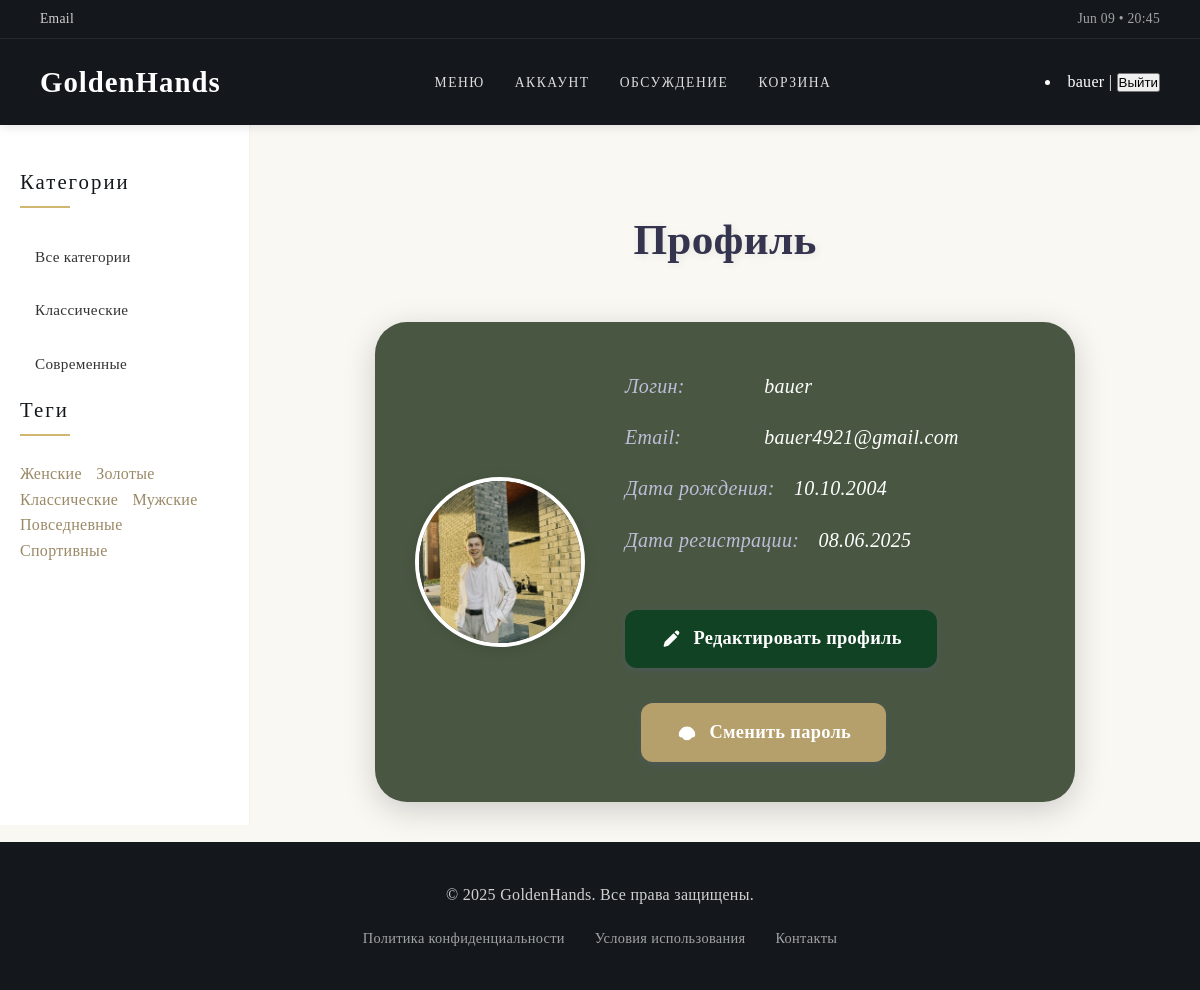
/users/profile/ (signed in), run on the app's committed database.
### users/models.py (models this page shows)
class User(AbstractUser):
    date_birth = models.DateField(null=True, blank=True)
    photo = models.ImageField(upload_to='users/%Y/%m/%d/', blank=True)

### WebApp/models.py (models this page shows, shortened)
class Category(models.Model):
    name = models.CharField('Название', max_length=100)
    slug = models.SlugField('URL', max_length=100, unique=True)
    class Meta:
        verbose_name = 'Категория'
        verbose_name_plural = 'Категории'
        ordering = ['name']

class Tag(models.Model):
    name = models.CharField('Название', max_length=100, db_index=True)
    slug = models.SlugField('URL', max_length=255, unique=True, db_index=True)
    class Meta:
        verbose_name = 'Тег'
        verbose_name_plural = 'Теги'
        ordering = ['name']

### users/views.py (the view, shortened to what this page needs)
# urls.py: path('profile/', ProfileUser.as_view(), name='profile'),
class ProfileUser(LoginRequiredMixin, UpdateView):
    model = User
    form_class = ProfileUserForm
    template_name = 'users/profile.html'
    extra_context = {'title': 'Профиль'}
    def get_context_data(self, **kwargs):
        context = super().get_context_data(**kwargs)
        context['default_image'] = settings.MEDIA_URL + 'users/default.png'
        return context
    def get_object(self):
        return self.request.user

### WebApp/templatetags/watch_tags.py (called while the page is built)
@register.inclusion_tag('list_categories.html')
def show_categories(cat_selected=0):
    cats = Category.objects.all()
    return {'cats': cats, 'cat_selected': cat_selected}

@register.inclusion_tag('list_tags.html')
def show_tags():
    tags = Tag.objects.annotate(total=Count('watches')).filter(total__gt=0)
    return {'tags': tags}

### WebProgramming/context_processors.py (called while the page is built)
def current_time(request):
    return {'current_time': datetime.now().strftime("%b %d • %H:%M")}

### users/context_processors.py (called while the page is built)
def get_women_context(request):
    return {'mainmenu': menu}

### users/templates/users/profile.html (shortened to what this page needs)
{% extends 'base.html' %}
{% load static %}
{% block extra_head %}
    <link rel="stylesheet" href="{% static 'css/users.css' %}">
{% endblock %}
{% block content %}
<div class="profile-title">Профиль</div>
{% if request.GET.edit %}
<div class="profile-card-bg">
    <div>
        {% if user.photo %}
            <img src="{{ user.photo.url }}" class="profile-avatar" alt="Фото профиля">
        {% else %}
            <img src="{{ default_image }}" class="profile-avatar" alt="Фото профиля">
        {% endif %}
    </div>
    <div class="profile-info">
        <form method="post" enctype="multipart/form-data" class="profile-form">
            {% csrf_token %}
            {% for field in form %}
                <label for="{{ field.id_for_label }}">{{ field.label }}</label>
                {{ field }}
                {% if field.help_text %}<small style="color:#bdbdd7;">{{ field.help_text }}</small>{% endif %}
                {% if field.errors %}
                    <div class="error-message">{{ field.errors }}</div>
                {% endif %}
            {% endfor %}
            <button type="submit" class="btn-black">Сохранить</button>
            <a href="{% url 'users:profile' %}" class="btn-link" style="margin-left:2rem;">Отмена</a>
        </form>
    </div>
</div>
{% else %}
<div class="profile-card-bg">
    <div>
        {% if user.photo %}
            <img src="{{ user.photo.url }}" class="profile-avatar" alt="Фото профиля">
        {% else %}
            <img src="{{ default_image }}" class="profile-avatar" alt="Фото профиля">
        {% endif %}
    </div>
    <div class="profile-info">
        <div class="profile-info-row"><span class="profile-label">Логин:</span> <span class="profile-value">{{ user.username }}</span></div>
        <div class="profile-info-row"><span class="profile-label">Email:</span> <span class="profile-value">{{ user.email }}</span></div>
        <div class="profile-info-row"><span class="profile-label">Дата рождения:</span> <span class="profile-value">{{ user.date_birth|date:'d.m.Y' }}</span></div>
        <div class="profile-info-row"><span class="profile-label">Дата регистрации:</span> <span class="profile-value">{{ user.date_joined|date:'d.m.Y' }}</span></div>
        <a href="{% url 'users:profile' %}?edit=1" class="profile-edit-btn">
            Редактировать профиль
        </a>
        <a href="{% url 'users:password_change' %}" class="profile-edit-btn" style="background:#b59f6a;margin-left:1rem;">
            <svg xmlns="http://www.w3.org/2000/svg" width="22" height="22" fill="none" viewBox="0 0 24 24"><path fill="#fff" d="M12 17a2 2 0 1 0 0-4 2 2 0 0 0 0 4Zm6-2a6 6 0 1 1-12 0 6 6 0 0 1 12 0Zm-6-9a9 9 0 0 1 9 9c0 1.657-1.343 3-3 3H6c-1.657 0-3-1.343-3-3a9 9 0 0 1 9-9Z"/></svg>
            Сменить пароль
        </a>
    </div>
</div>
{% endif %}
{% endblock %}

### templates/base.html (shortened to what this page needs)
<!DOCTYPE html>
<html lang="ru">
<head>
    {% load static %}
    <link rel="stylesheet" href="{% static 'css/styles.css' %}">
    {% block extra_head %}{% endblock %}
</head>
<body>
    <header class="header">
        <div class="top-nav">
            <a href="#" class="email-link">Email</a>
            <span class="timestamp">{{ current_time|default:"Время не указано" }}</span>
        </div>
        <nav class="main-nav">
            <div class="brand-logo">
                <a href="{% url 'home' %}">GoldenHands</a>
            </div>
            <ul class="nav-links">
                <li><a href="{% url 'home' %}">Меню</a></li>
                <li><a href="{% url 'users:profile' %}">Аккаунт</a></li>
                <li><a href="{% url 'user_content_list' %}">Обсуждение</a></li>
                <li><a href="{% url 'cart' %}">Корзина</a></li>
            </ul>
            {% if user.is_authenticated %}
            <li class="last">{{ user.username }} |
                <form action="{% url 'users:logout' %}" method="post" style="display:inline;">
                    <button type="submit">Выйти</button>
                </form>
            </li>
            {% endif %}
        </nav>
    </header>
    <div class="container">
        <aside class="sidebar">
            {% block sidebar %}
                {% load watch_tags %}
                <h3>Категории</h3>
                <ul class="category-list">
                    {% if cat_selected == 0 %}
                        <li class="selected"><span>Все категории</span></li>
                    {% else %}
                        <li><a href="{% url 'home' %}">Все категории</a></li>
                    {% endif %}
                    {% show_categories cat_selected %}
                </ul>
                <h3>Теги</h3>
                {% show_tags %}
            {% endblock %}
        </aside>
        <main class="main-content">
            {% block content %}{% endblock %}
        </main>
    </div>
    <footer class="footer">
        {% block footer %}
            <p>&copy; 2025 GoldenHands. Все права защищены.</p>
            <div class="footer-links">
                <a href="#">Политика конфиденциальности</a>
                <a href="#">Условия использования</a>
                <a href="#">Контакты</a>
            </div>
        {% endblock %}
    </footer>
</body>
</html>

### templates/list_categories.html
<ul class="category-list">
    {% for cat in cats %}
        {% if cat.id == cat_selected %}
            <li class="selected"><span>{{ cat.name }}</span></li>
        {% else %}
            <li><a href="{% url 'category' cat.id %}">{{ cat.name }}</a></li>
        {% endif %}
    {% endfor %}
</ul>

### templates/list_tags.html
{% if tags %}
<ul class="tags-list">
    {% for tag in tags %}
        <li><a href="{% url 'tag' tag.slug %}">{{ tag.name }}</a></li>
    {% endfor %}
</ul>
{% endif %}

### static/css/styles.css (style rules this page uses)
* { margin: 0; padding: 0; box-sizing: border-box; }
:root { --primary-color: #14181c; --secondary-color: #9a8866; --accent-color: #d0b872; --light-color: #f8f7f4; --dark-color: #191919; --gray-color: #e0e0e0; --text-color: #333; --text-light: #717171; --border-radius: 4px; --shadow: 0 4px 12px rgba(0, 0, 0, 0.08); --transition: all 0.3s ease; }
body { font-family: 'Georgia', serif; color: var(--text-color); background-color: var(--light-color); line-height: 1.6; letter-spacing: 0.3px; }
.header { background-color: var(--primary-color); color: #fff; padding: 0; position: sticky; top: 0; z-index: 1000; box-shadow: 0 2px 10px rgba(0, 0, 0, 0.1); }
.top-nav { display: flex; justify-content: space-between; font-size: 0.85em; padding: 8px 40px; border-bottom: 1px solid rgba(255, 255, 255, 0.08); }
.email-link { color: rgba(255, 255, 255, 0.8); text-decoration: none; transition: var(--transition); }
.timestamp { color: rgba(255, 255, 255, 0.6); }
.main-nav { display: flex; justify-content: space-between; align-items: center; padding: 20px 40px; }
.brand-logo a { font-family: 'Playfair Display', serif; font-size: 1.8em; color: #fff; text-decoration: none; font-weight: 600; letter-spacing: 1px; }
.nav-links { list-style: none; display: flex; gap: 30px; }
.nav-links li a { color: rgba(255, 255, 255, 0.85); text-decoration: none; font-weight: 500; text-transform: uppercase; font-size: 0.85em; letter-spacing: 1.5px; transition: var(--transition); padding-bottom: 5px; position: relative; }
.nav-links li a::after { content: ''; position: absolute; bottom: 0; left: 0; width: 0; height: 1px; background: var(--accent-color); transition: width 0.3s; }
.container { display: flex; min-height: calc(100vh - 200px); max-width: 1400px; margin: 0 auto; }
.sidebar { width: 250px; padding: 40px 20px; background-color: #fff; border-right: 1px solid rgba(0, 0, 0, 0.05); position: sticky; top: 100px; height: calc(100vh - 100px); overflow-y: auto; }
.sidebar h3 { font-family: 'Playfair Display', serif; font-size: 1.3em; margin-bottom: 25px; color: var(--primary-color); position: relative; padding-bottom: 10px; }
.sidebar h3::after { content: ''; position: absolute; left: 0; bottom: 0; width: 50px; height: 2px; background-color: var(--accent-color); }
.category-list { list-style: none; }
.category-list li { margin-bottom: 5px; }
.category-list li a, .category-list li span { display: block; padding: 12px 15px; color: var(--text-color); text-decoration: none; font-weight: 400; transition: var(--transition); border-radius: var(--border-radius); font-size: 0.95em; }
.main-content { flex: 1; padding: 40px 50px; }
.footer { background-color: var(--primary-color); color: rgba(255, 255, 255, 0.8); padding: 40px; text-align: center; }
.footer p { margin-bottom: 20px; }
.footer-links { display: flex; justify-content: center; gap: 30px; }
.footer-links a { color: rgba(255, 255, 255, 0.6); text-decoration: none; transition: var(--transition); font-size: 0.9em; }
.tags-list { list-style: none; margin-top: 10px; }
.tags-list li { display: inline-block; margin-right: 10px; }
.tags-list li a { color: var(--secondary-color); text-decoration: none; transition: var(--transition); }

### static/css/users.css (style rules this page uses)
body { background: #faf8f3; color: #222; font-family: 'Georgia', serif; }
h1, h2, h3, .card-title { font-family: 'Georgia', serif; font-weight: 400; font-size: 3rem; letter-spacing: 2px; color: #fff; margin-bottom: 2rem; }
.btn-link, a { color: #b59f6a; text-decoration: underline; font-family: 'Georgia', serif; }

### data on the page
User: username "bauer", photo (picture), email "bauer4921@gmail.com", date_birth "10.10.2004", date_joined "08.06.2025"
Category: name "Классические"
Category: name "Современные"
Tag: name "Женские"
Tag: name "Золотые"
Tag: name "Классические"
Tag: name "Мужские"
Tag: name "Повседневные"
Tag: name "Спортивные"
